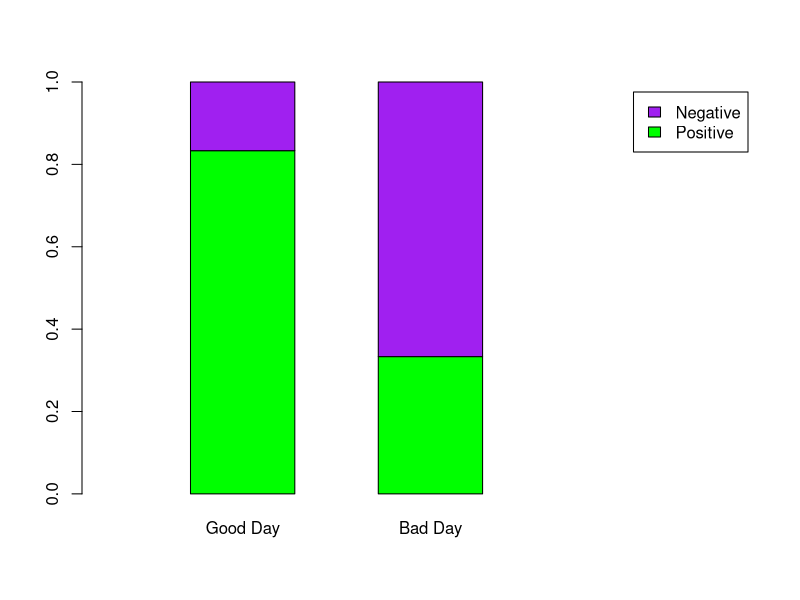

Write the R code that produced this figure.
## ---- chunk 1
toq <- c(1,1,0,1,1,0,1,1,1,0,1,0,1,0,1,1,0,1,1,1,0,1,0,1,0,1,0,1,0,0)
rsp <- c(1,0,1,1,0,1,1,1,1,0,0,0,1,0,1,1,1,1,1,1,0,1,0,1,0,1,0,1,1,0)
perceptions <- data.frame(Question_type = ifelse(toq==1, "Good Day", "Bad Day"), 
                          Response = ifelse(rsp==1, "Positive", "Negative"))
perceptions$Question_type <- factor(perceptions$Question_type, levels = c("Good Day", "Bad Day"))
perceptions$Response <- factor(perceptions$Response, levels=c("Positive", "Negative"))
perceptions
## ---- chunk 2
ptable <- t(table(perceptions))
ptable
prop.table(ptable,2)
## ---- chunk 3
barplot(prop.table(ptable,2), legend = rownames(ptable), width=c(0.5,0.5),xlim=c(0,3), space=0.8,col=c("green", "purple"))
## ---- chunk 4
ptable <- t(table(perceptions))
ptable
prop.table(ptable,2)
## ---- chunk 5
ptable <- t(table(perceptions))
ptable
prop.table(ptable,2)
